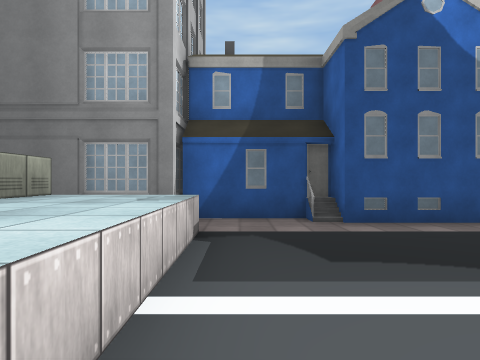
View 1 (above)

18 first-person views from a walk through a scene from a Unity 3-D project. The camera is 1.4 m above the floor, looks level and sees 75° across. The floor is counted in squares, 2 m on a side. Each view is taken from the middle of a square. On the plan, view 1 faces up. The plan holds only what a view shows up to about 10 squares ahead; the rest is blank. The place goes on beyond the plan. The player is left out. Some surface patterns are stand-ins.

View 2
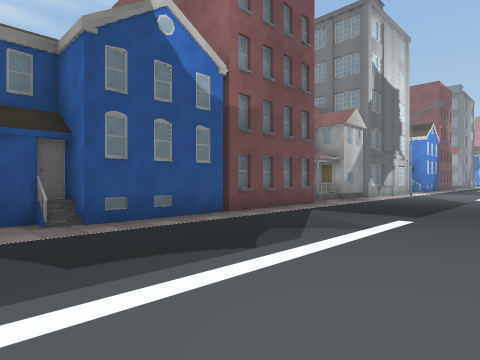

View 3
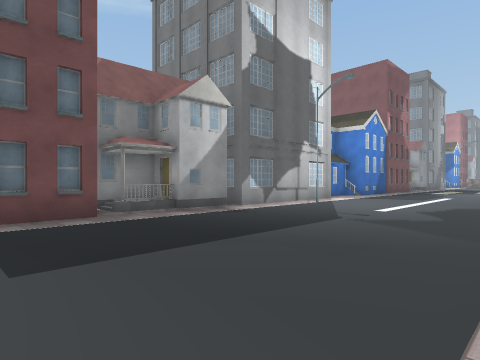

View 4
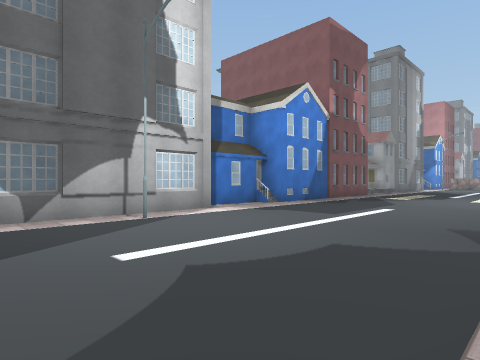

View 5
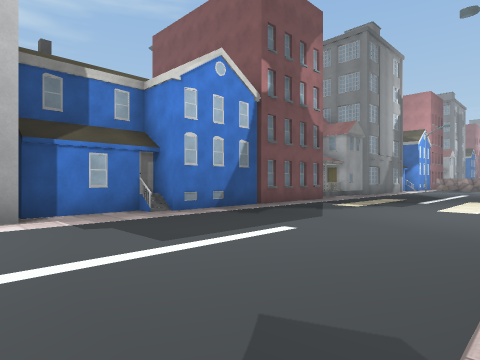

View 6
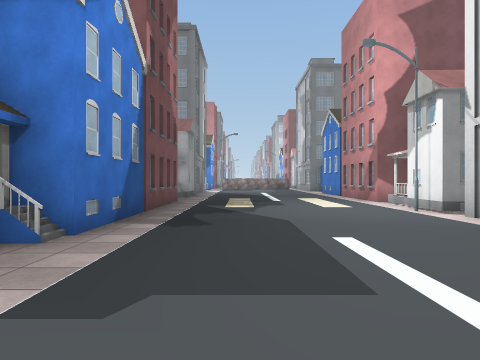

View 7
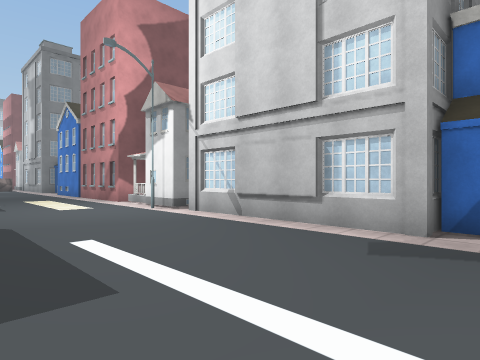

View 8
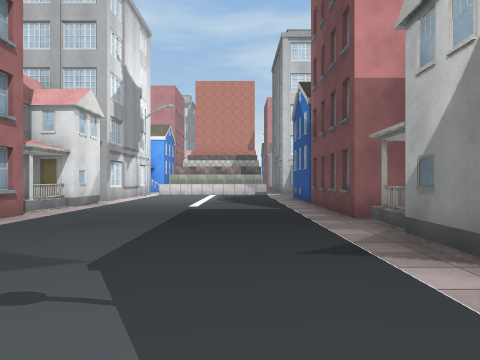

View 9
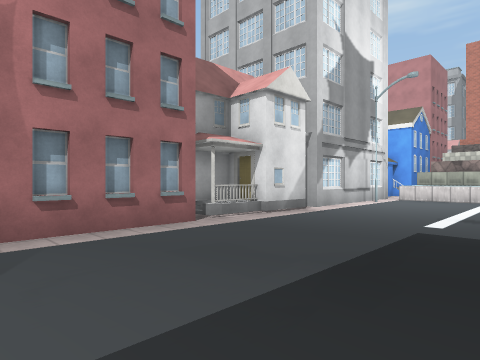

View 10
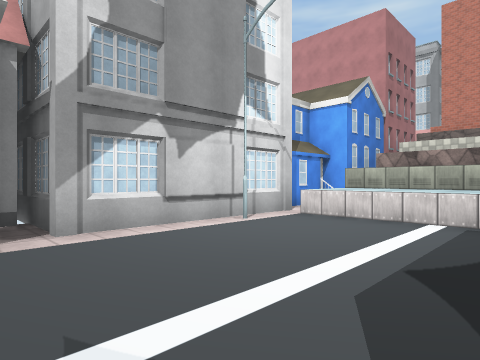

View 11
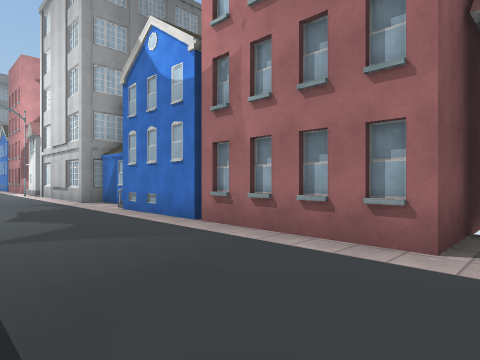

View 12
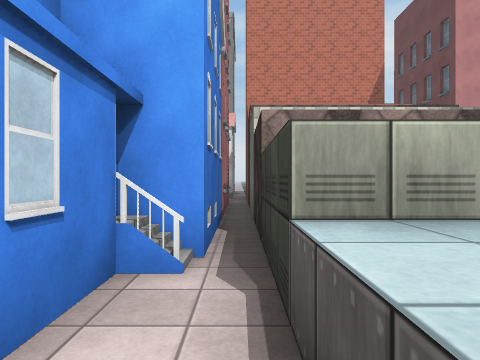

View 13
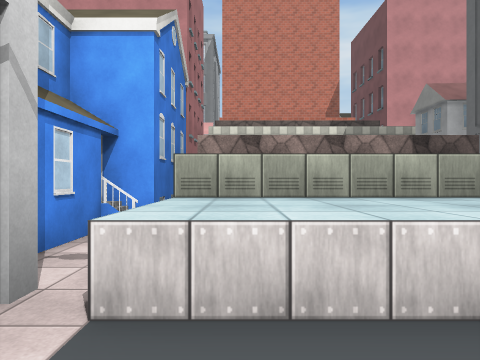

View 14
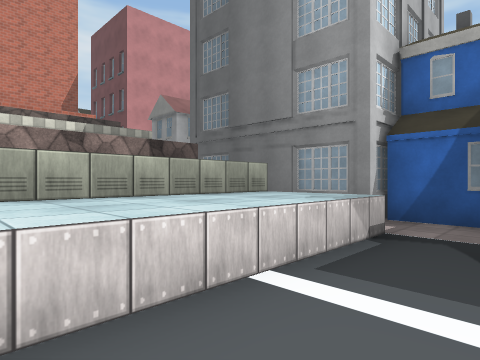

View 15
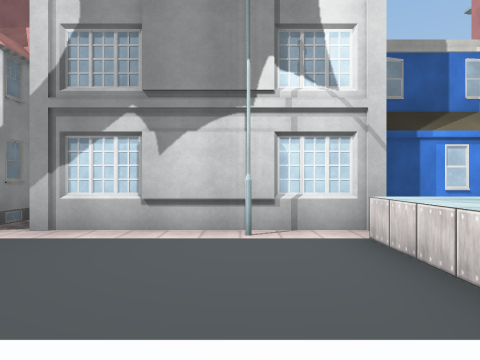

View 16
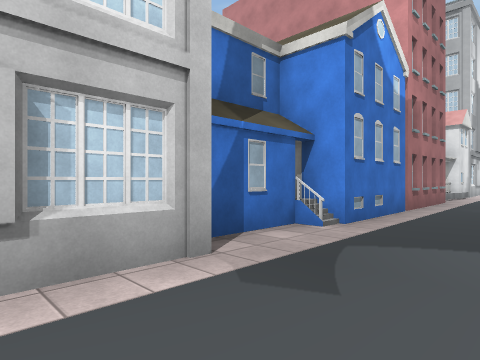

View 17
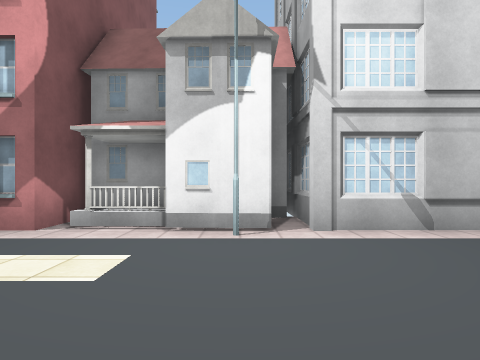

View 18
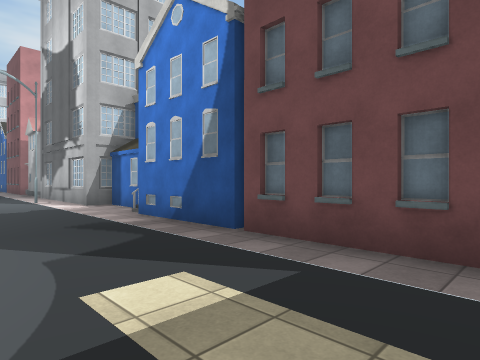

### Floor plan
Key: @ floor where view 1 was taken; # wall or solid block; . floor; ^ raised ledge; B building; S streetlight.
Columns run from 7 left of view 1 to 26 right of it. Each row starts with its distance up from view 1.
  7       #
  6       ####     #####    ####
  5     ###.B#######B########.B#######
  4     #^^...............S...........
  3     #^^...........................
  2     #^^...........................
  1     #^^...........................
  0 #####^^@..........................
 -1 ........S.....................S...
 -2    ###########B#################B#
 -3   BBBB     #BBB#    BBBB#    # BB#
 -4            BBB B        B    B  BB

Positions as (right, up) in squares from view 1, and headings:
1: (0, 0), facing up
2: (0, 0), facing up-right
3: (6, -1), facing up-right
4: (12, -1), facing up-right
5: (16, -1), facing up-right
6: (16, 3), facing right
7: (16, 3), facing down-right
8: (14, 3), facing left
9: (11, 3), facing down-left
10: (5, 3), facing down-left
11: (7, 2), facing down-right
12: (-1, -1), facing left
13: (1, 0), facing left
14: (1, 0), facing up-left
15: (1, 3), facing down
16: (19, 1), facing down-left
17: (23, 3), facing down
18: (26, 2), facing up-left
